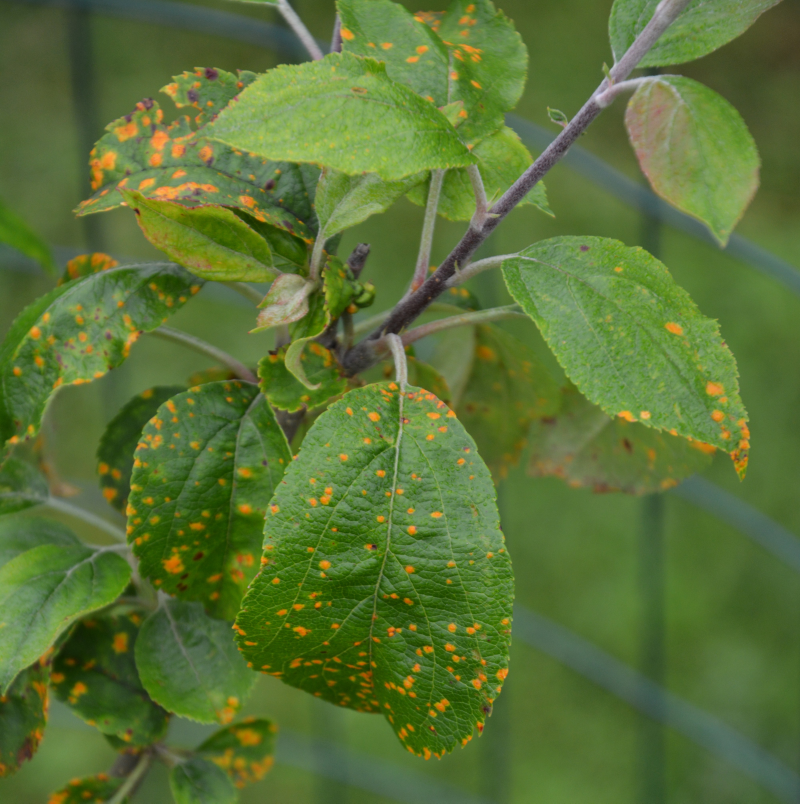
#> input picture ai-pipeline/AI_macbook_test/sample_images/external_unseen/unseen_apple_rust.jpg, 4000 x 4016 px (shown at 1/5 size)
$ python -i leaf_tile_finder.py   (imports and definitions only)
#> lines starting #> are read from the running program, lines starting #| are printed output that depends on the picture
#> further down, picture is the input picture: shape (4016, 4000, 3); mean B, G, R 54.3, 114.2, 90
### ai-pipeline/core/vegetation_indices.py
"""
Band-addressed vegetation indices, RGB-only NDVI proxies, and canopy masking.

Architectural Design (Section C):
  - Primitives accept a named band mapping `BandMap = Mapping[str, np.ndarray]`
    with keys "red", "green", "blue" (and future "nir").
  - Thin adapters (*_from_bgr, *_from_rgb) perform channel slicing and delegate
    directly to the band-addressed functions with zero intermediate arithmetic,
    guaranteeing bit-for-bit exact equivalence (np.array_equal).

Canopy Segmentation Prior to Index Computation (Section A):
  - Every vegetation index is computed over CANOPY PIXELS ONLY.
  - Reuses the absolute ExG threshold (PROVISIONAL_EXG_VEG_THRESHOLD = 20) without Otsu,
    preventing unimodal bisection on closed canopies.
  - Emits full distribution statistics (mean, median, std, n_canopy_pixels, vegetation_fraction).
  - Enforces PROVISIONAL_MIN_CANOPY_FRACTION (default 0.15); if canopy fraction is below
    this floor or if n_canopy_pixels == 0, returns None with status "insufficient_canopy".

Supported Indices (Section B):
  - ExG (Excess Green): 2G - R - B (clipped to [0, 255] uint8).
  - VARI: (G - R) / (G + R - B) (Gitelson et al. 2002).
  - TGI: G - 0.39*R - 0.61*B (Hunt et al. 2011).
  - NGRDI: (G - R) / (G + R) (Tucker 1979).
  - GMR: G - R (unnormalized channel difference, scale/illumination dependent, Section E fixed-AWB).
  - DGCI: Dark Green Colour Index (Karcher & Richardson 2003) via float32 HSV conversion.
"""
try:
    from collections.abc import Mapping as ABCMapping
except ImportError:
    from collections import Mapping as ABCMapping
from typing import Mapping, Dict, Any, Tuple, Optional, Union
import numpy as np
import cv2

BandMap = Mapping[str, np.ndarray]

# Provisional constants - require empirical calibration on real field imagery
PROVISIONAL_MIN_CANOPY_FRACTION = 0.15  # minimum canopy fraction floor before rejecting index
# PROVISIONAL_EXG_VEG_THRESHOLD: Empirically tuned heuristic against synthetic and field tiles
# to prevent Otsu bisection on pure green canopies. Not from published literature.
PROVISIONAL_EXG_VEG_THRESHOLD = 20


def bgr_to_bandmap(bgr: np.ndarray) -> Dict[str, np.ndarray]:
    """
    Split a BGR (H, W, 3) image into a band-addressed mapping.
    Performs NO arithmetic to guarantee exact delegating equivalence.
    """
    arr = np.asarray(bgr)
    return {
        "blue": arr[..., 0],
        "green": arr[..., 1],
        "red": arr[..., 2]
    }


# [11 lines left out: function rgb_to_bandmap, not called in this run]


# ------------------------------------------------------------------------------
# Core Band-Addressed Index Functions
# ------------------------------------------------------------------------------

def exg(bands: BandMap) -> np.ndarray:
    """
    Excess Green (ExG = 2G - R - B), clipped to [0, 255] uint8.
    Matches historical thermal pipeline behavior.
    """
    r = np.asarray(bands["red"], dtype=np.float32)
    g = np.asarray(bands["green"], dtype=np.float32)
    b = np.asarray(bands["blue"], dtype=np.float32)
    return np.clip(2.0 * g - r - b, 0, 255).astype(np.uint8)


# [92 lines left out: functions vari, tgi, ngrdi, gmr, dgci, not called in this run]


# ------------------------------------------------------------------------------
# Backward-Compatible Thin Array Adapters (Exact Channel-Slicing Delegation)
# ------------------------------------------------------------------------------

def excess_green(bgr: np.ndarray) -> np.ndarray:
    """Backward-compatible ExG adapter from 3-channel BGR array."""
    return exg(bgr_to_bandmap(bgr))


def vari_from_bgr(bgr: np.ndarray, eps: float = 1e-6) -> np.ndarray:
    """Backward-compatible VARI adapter from 3-channel BGR array."""
    return vari(bgr_to_bandmap(bgr), eps=eps)


def tgi_from_bgr(bgr: np.ndarray) -> np.ndarray:
    """Backward-compatible TGI adapter from 3-channel BGR array."""
    return tgi(bgr_to_bandmap(bgr))


def ngrdi_from_bgr(bgr: np.ndarray, eps: float = 1e-6) -> np.ndarray:
    """Backward-compatible NGRDI adapter from 3-channel BGR array."""
    return ngrdi(bgr_to_bandmap(bgr), eps=eps)


def gmr_from_bgr(bgr: np.ndarray) -> np.ndarray:
    """Backward-compatible GMR adapter from 3-channel BGR array."""
    return gmr(bgr_to_bandmap(bgr))


def dgci_from_bgr(bgr: np.ndarray) -> Tuple[np.ndarray, np.ndarray]:
    """Backward-compatible DGCI adapter from 3-channel BGR array."""
    return dgci(bgr_to_bandmap(bgr))


# ------------------------------------------------------------------------------
# Canopy Masking and Aggregation (Section A)
# ------------------------------------------------------------------------------

def vegetation_mask(bgr_or_bands: Union[np.ndarray, BandMap],
                    thresh: int = PROVISIONAL_EXG_VEG_THRESHOLD) -> Tuple[np.ndarray, float]:
    """
    Absolute-threshold vegetation mask. Returns (mask_uint8, veg_fraction).

    Moved from core/water_stress_thermal.py per Correction 3.
    Deliberately NOT Otsu. Otsu on a unimodal histogram splits near the mean,
    so a fully vegetated frame comes back ~50% vegetation and fails any
    downstream purity gate.
    """
    if isinstance(bgr_or_bands, (dict, ABCMapping)):
        exg_arr = exg(bgr_or_bands)
    else:
        exg_arr = excess_green(bgr_or_bands)
    mask = (exg_arr > thresh).astype(np.uint8) * 255
    return mask, float((mask > 0).mean())


# [169 lines left out: functions aggregate_index, compute_canopy_index, masked_index_mean, check_frame_usable_for_indices, not called in this run]

### ai-pipeline/edge/leaf_tile_finder.py
#!/usr/bin/env python3
"""
Step 20: Edge Tiler for spatial crop inspection.

Extracts a deterministic 3x3 grid of 320x320 tiles with 20% overlap on an 832x832 canvas.
Filters tiles keeping only those with >40% vegetation using absolute ExG thresholding
(vegetation_mask from core.vegetation_indices, thresh=PROVISIONAL_EXG_VEG_THRESHOLD).
Guarantees the output batch size is ALWAYS padded to exactly N_TILES (9) to match
the static batch size of the TensorRT engine.

Python 3.6 compatible (no f-string '=', no walrus, no dataclasses).
"""

import argparse
from pathlib import Path
import sys
from typing import Any, List, Optional, Tuple, Union

import cv2
import numpy as np

# Ensure repository root is on sys.path
ROOT = Path(__file__).resolve().parent.parent
if str(ROOT) not in sys.path:
    sys.path.insert(0, str(ROOT))

from configs.model_settings import (
    IMAGE_SIZE,
    N_TILES,
    TILE_GRID,
    TILE_MIN_VEG_FRACTION,
    TILE_OVERLAP,
    TILE_SIZE,
)
from core.vegetation_indices import (
    PROVISIONAL_EXG_VEG_THRESHOLD,
    vegetation_mask,
)


class TileBatch(object):
    """
    Container for extracted and padded tile batches.
    Guarantees len(tiles) == N_TILES (9).
    Supports attribute access and tuple unpacking.
    """

    def __init__(
        self,
        tiles: List[np.ndarray],
        boxes: List[Tuple[int, int, int, int]],
        veg_fractions: List[float],
        n_valid: int,
    ):
        self.tiles = tiles
        self.boxes = boxes
        self.veg_fractions = veg_fractions
        self.n_valid = int(n_valid)

    def __iter__(self):
        return iter((self.tiles, self.boxes, self.veg_fractions, self.n_valid))

    def __getitem__(self, idx):
        return (self.tiles, self.boxes, self.veg_fractions, self.n_valid)[idx]

    def __len__(self):
        return 4

    def as_numpy_batch(self) -> np.ndarray:
        """Returns tiles stacked as a single uint8 numpy array (N_TILES, H, W, 3)."""
        return np.stack(self.tiles, axis=0)


class Tiler(object):
    """
    Deterministic 3x3 spatial tiler with vegetation mask filtering and static batch padding.
    """

    def __init__(
        self,
        tile_size: int = TILE_SIZE,
        grid_size: int = TILE_GRID,
        overlap: float = TILE_OVERLAP,
        min_veg_fraction: float = TILE_MIN_VEG_FRACTION,
        n_tiles: int = N_TILES,
        exg_thresh: int = PROVISIONAL_EXG_VEG_THRESHOLD,
    ):
        self.tile_size = int(tile_size)
        self.grid_size = int(grid_size)
        self.overlap = float(overlap)
        self.min_veg_fraction = float(min_veg_fraction)
        self.n_tiles = int(n_tiles)
        self.exg_thresh = int(exg_thresh)

        # Step between tile origins: step = tile_size * (1 - overlap) = 256 px
        self.step = int(self.tile_size * (1.0 - self.overlap))
        # Total required canvas footprint: tile_size + (grid_size - 1) * step = 320 + 2 * 256 = 832 px
        self.footprint = self.tile_size + (self.grid_size - 1) * self.step

        # Deterministic grid coordinate offsets: [0, 256, 512]
        self.offsets = [i * self.step for i in range(self.grid_size)]

    def extract(
        self,
        img_bgr: np.ndarray,
        target_size: Optional[int] = None,
    ) -> TileBatch:
        """
        Extracts 3x3 tiles, filters by vegetation fraction, and pads to exactly n_tiles.

        Parameters:
            img_bgr: Input BGR image (H, W, 3) or (H, W).
            target_size: Optional target size (e.g. IMAGE_SIZE = 224) to resize output tiles.
                         If None, tiles remain at tile_size (320x320).

        Returns:
            TileBatch containing exactly n_tiles (9) tiles.
        """
        if img_bgr is None or img_bgr.size == 0:
            raise ValueError("Input image is None or empty.")

        h, w = img_bgr.shape[:2]
#> h = 4016; w = 4000

        # Ensure image is in 3-channel BGR
        if img_bgr.ndim == 2:
            img_bgr = cv2.cvtColor(img_bgr, cv2.COLOR_GRAY2BGR)

        # Uniformly scale/resize input frame to 832x832 canvas if necessary
        if (h, w) != (self.footprint, self.footprint):
            canvas = cv2.resize(
                img_bgr,
                (self.footprint, self.footprint),
                interpolation=cv2.INTER_LINEAR,
            )
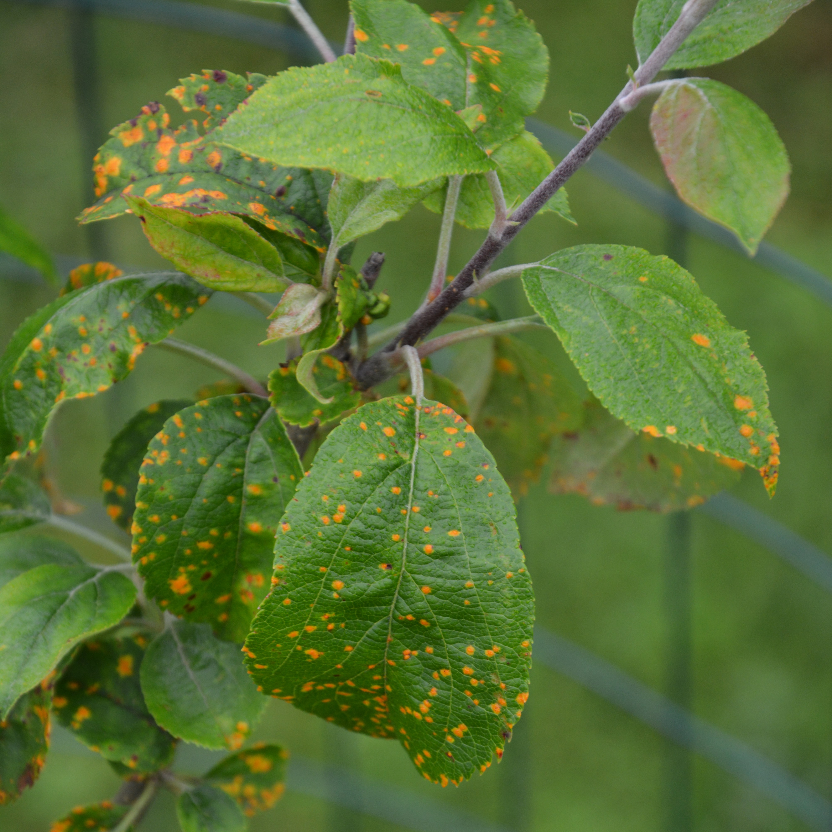
#> canvas: shape (832, 832, 3); mean B, G, R 54.2, 114.1, 89.9
        else:
            canvas = img_bgr

        # Extract deterministic 3x3 candidate tiles and evaluate vegetation fraction
        raw_candidates = []
        for y in self.offsets:
            for x in self.offsets:
                tile = canvas[y : y + self.tile_size, x : x + self.tile_size]
                box = (x, y, x + self.tile_size, y + self.tile_size)

                # Absolute ExG vegetation mask (deliberately NOT Otsu)
                _, veg_frac = vegetation_mask(tile, thresh=self.exg_thresh)
                raw_candidates.append((tile, box, float(veg_frac)))
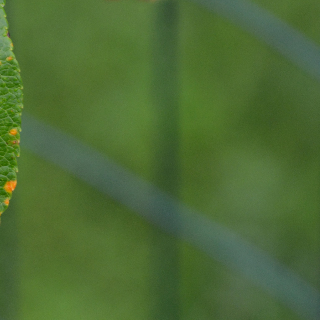
#> tile: shape (320, 320, 3); mean B, G, R 53.4, 107.3, 77.5
#> after the loop, raw_candidates = 9 items

        # Keep tiles with > min_veg_fraction
        qualifying = [c for c in raw_candidates if c[2] > self.min_veg_fraction]
#> qualifying = 9 items
        n_valid = len(qualifying)
#> n_valid = 9

        # Pad to exactly n_tiles (9)
        if n_valid == self.n_tiles:
            # All 9 tiles qualify
            selected = qualifying
#> selected = 9 items
        elif n_valid > 0:
            # 1 to 8 tiles qualify: cyclically replicate qualifying tiles to reach n_tiles
            selected = list(qualifying)
            needed = self.n_tiles - n_valid
            for i in range(needed):
                selected.append(qualifying[i % n_valid])
        else:
            # Degenerate case: 0 tiles qualify (e.g. pure soil, pavement, all-black frame).
            # Retain all 9 geometric candidates so downstream classifier can classify
            # real scene contents as not_crop or abstain.
            selected = raw_candidates[: self.n_tiles]

        # Resize to target_size if requested
        final_tiles = []
        final_boxes = []
        final_veg_fracs = []

        for tile, box, vf in selected:
            if target_size is not None and (tile.shape[0] != target_size or tile.shape[1] != target_size):
                t_resized = cv2.resize(
                    tile,
                    (target_size, target_size),
                    interpolation=cv2.INTER_LINEAR,
                )
            else:
                t_resized = tile.copy()
            final_tiles.append(t_resized)
            final_boxes.append(box)
            final_veg_fracs.append(vf)
#> this loop made 9 passes
#> (box, vf) on passes 1 to 9: ((0, 0, 320, 320), 0.952), ((256, 0, 576, 320), 0.919), ((512, 0, 832, 320), 0.926), ((0, 256, 320, 576), 0.979), ((256, 256, 576, 576), 0.911), ((512, 256, 832, 576), 0.994), ((0, 512, 320, 832), 0.987), ((256, 512, 576, 832), 0.992), ((512, 512, 832, 832), 1)
#> pass 1, in extract, `t_resized = tile.copy()`:
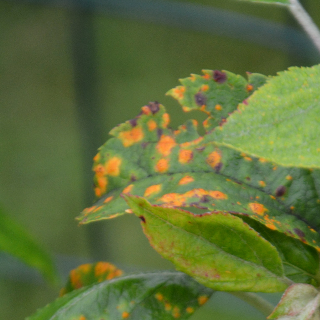
#> t_resized: shape (320, 320, 3); mean of channels 0, 1, 2 59, 111.7, 95.7; drawn as B, G, R
#> pass 2, in extract, `t_resized = tile.copy()`:
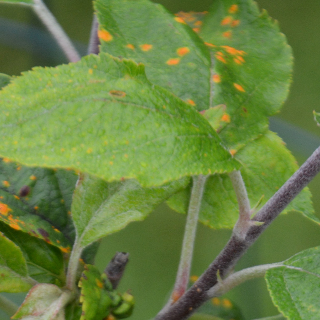
#> t_resized: shape (320, 320, 3); mean of channels 0, 1, 2 66.2, 129.6, 104.6; drawn as B, G, R
#> pass 3, in extract, `t_resized = tile.copy()`:
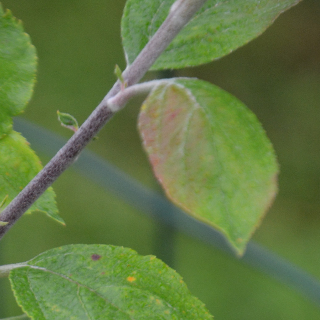
#> t_resized: shape (320, 320, 3); mean of channels 0, 1, 2 67.4, 120.5, 98.3; drawn as B, G, R
#> after the loop, final_boxes = [(0, 0, 320, 320), (256, 0, 576, 320), (512, 0, 832, 320), (0, 256, 320, 576), (256, 256, 576, 576), (512, 256, 832, 576), (0, 512, 320, 832), (256, 512, 576, 832), (512, 512, 832, 832)]; final_tiles = 9 items; final_veg_fracs = [0.952, 0.919, 0.926, 0.979, 0.911, 0.994, 0.987, 0.992, 1]

        assert len(final_tiles) == self.n_tiles, (
            "Tiler must always return exactly %d tiles, got %d" % (self.n_tiles, len(final_tiles))
        )

        return TileBatch(
            tiles=final_tiles,
            boxes=final_boxes,
            veg_fractions=final_veg_fracs,
            n_valid=n_valid,
        )
#> in __init__, `self.tiles = tiles`: self.tiles = 9 items
#> in __init__, `self.boxes = boxes`: self.boxes has the same summary as final_boxes in extract
#> in __init__, `self.veg_fractions = veg_fractions`: self.veg_fractions has the same summary as final_veg_fracs in extract
#> in __init__, `self.n_valid = int(n_valid)`: self.n_valid = 9


# [84 lines left out: functions extract_tiles, run_selftest, not called in this run]


# [11 lines not run here, left out]

>>> import cv2
>>> picture = cv2.imread('../AI_macbook_test/sample_images/external_unseen/unseen_apple_rust.jpg')
>>> result = Tiler().extract(picture)

$ run again, on ai-pipeline/AI_macbook_test/sample_images/external_unseen/unseen_sugarcane_ring_spot.jpg
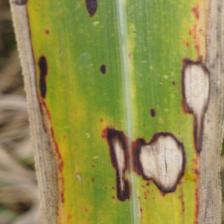
#> input picture ai-pipeline/AI_macbook_test/sample_images/external_unseen/unseen_sugarcane_ring_spot.jpg, 224 x 224 px
#> picture is the input picture: shape (224, 224, 3); mean B, G, R 79.7, 141.8, 147
#> after the loop in extract, `for y in self.offsets:`:
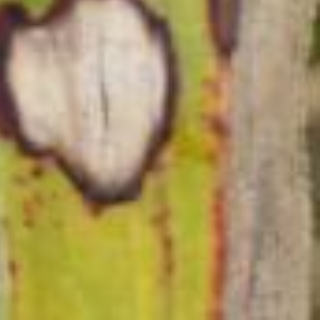
#> tile: shape (320, 320, 3); mean B, G, R 99.4, 149.8, 169.9
#> after the loop in extract, `for y in self.offsets:`: raw_candidates = 9 items
#> qualifying = 7 items
#> n_valid = 7
#> in extract, `selected = list(qualifying)`: selected = 7 items
#> needed = 2
#> after the loop in extract, `for i in range(needed):`: selected = 9 items
#> the loop in extract, `for tile, box, vf in selected:` made 9 passes
#> (box, vf) on passes 1 to 8: ((0, 0, 320, 320), 0.624), ((256, 0, 576, 320), 0.98), ((512, 0, 832, 320), 0.637), ((0, 256, 320, 576), 0.431), ((256, 256, 576, 576), 0.866), ((512, 256, 832, 576), 0.472), ((256, 512, 576, 832), 0.727), ((0, 0, 320, 320), 0.624)
#> pass 3, in extract, `t_resized = tile.copy()`:
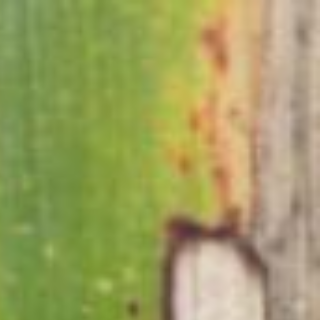
#> t_resized: shape (320, 320, 3); mean of channels 0, 1, 2 96.8, 159.2, 158.1; drawn as B, G, R
#> after the loop in extract, `for tile, box, vf in selected:`: final_boxes = [(0, 0, 320, 320), (256, 0, 576, 320), (512, 0, 832, 320), (0, 256, 320, 576), (256, 256, 576, 576), (512, 256, 832, 576), (256, 512, 576, 832), (0, 0, 320, 320), (256, 0, 576, 320)]; final_tiles = 9 items; final_veg_fracs = [0.624, 0.98, 0.637, 0.431, 0.866, 0.472, 0.727, 0.624, 0.98]
#> self.tiles = 9 items
#> self.boxes has the same summary as final_boxes in extract
#> self.veg_fractions has the same summary as final_veg_fracs in extract
#> self.n_valid = 7

$ run again, on ai-pipeline/AI_macbook_test/sample_images/external_unseen/unseen_philippines_bakanae.jpeg
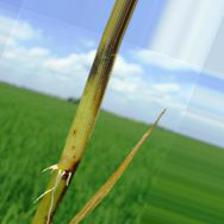
#> input picture ai-pipeline/AI_macbook_test/sample_images/external_unseen/unseen_philippines_bakanae.jpeg, 224 x 224 px
#> picture is the input picture: shape (224, 224, 3); mean B, G, R 131.2, 163.2, 130.7
#> after the loop in extract, `for y in self.offsets:`:
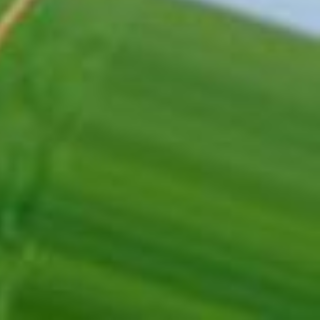
#> tile: shape (320, 320, 3); mean B, G, R 41.4, 122.1, 70.3
#> after the loop in extract, `for y in self.offsets:`: raw_candidates = 9 items
#> qualifying = 5 items
#> n_valid = 5
#> in extract, `selected = list(qualifying)`: selected = 5 items
#> needed = 4
#> after the loop in extract, `for i in range(needed):`: selected = 9 items
#> the loop in extract, `for tile, box, vf in selected:` made 9 passes
#> (box, vf) on passes 1 to 8: ((0, 256, 320, 576), 0.767), ((256, 256, 576, 576), 0.639), ((0, 512, 320, 832), 0.985), ((256, 512, 576, 832), 0.992), ((512, 512, 832, 832), 0.984), ((0, 256, 320, 576), 0.767), ((256, 256, 576, 576), 0.639), ((0, 512, 320, 832), 0.985)
#> pass 3, in extract, `t_resized = tile.copy()`:
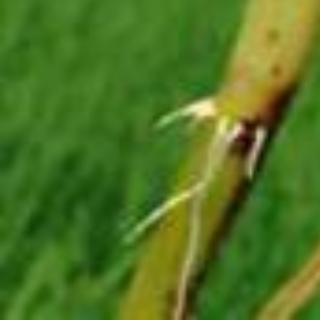
#> t_resized: shape (320, 320, 3); mean of channels 0, 1, 2 33.9, 116.5, 79.3; drawn as B, G, R
#> after the loop in extract, `for tile, box, vf in selected:`: final_boxes = [(0, 256, 320, 576), (256, 256, 576, 576), (0, 512, 320, 832), (256, 512, 576, 832), (512, 512, 832, 832), (0, 256, 320, 576), (256, 256, 576, 576), (0, 512, 320, 832), (256, 512, 576, 832)]; final_tiles = 9 items; final_veg_fracs = [0.767, 0.639, 0.985, 0.992, 0.984, 0.767, 0.639, 0.985, 0.992]
#> self.tiles = 9 items
#> self.boxes has the same summary as final_boxes in extract
#> self.veg_fractions has the same summary as final_veg_fracs in extract
#> self.n_valid = 5
